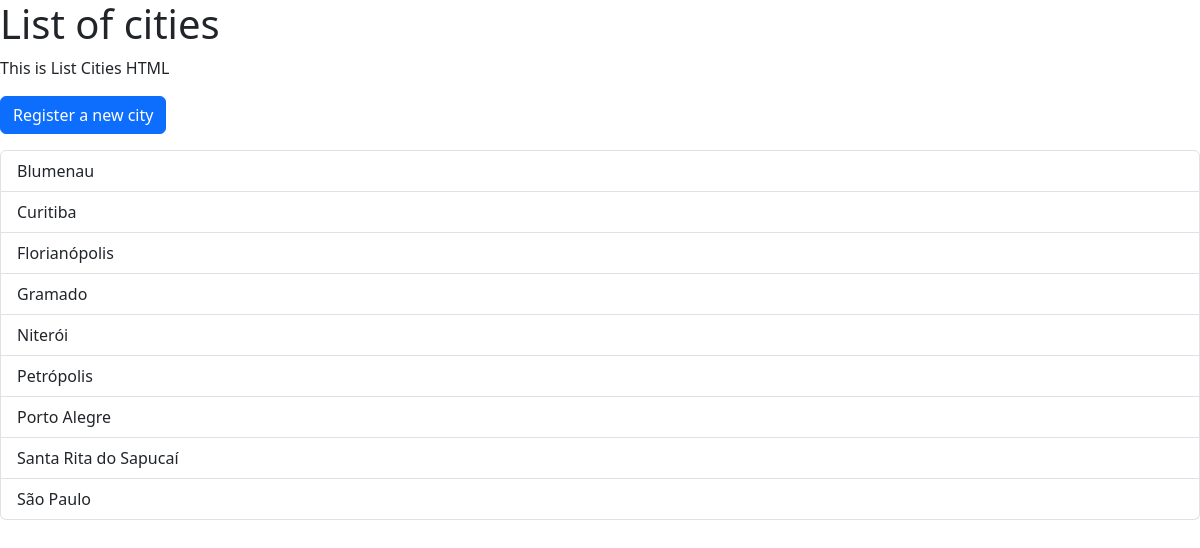
The app's page /cities/, older data.
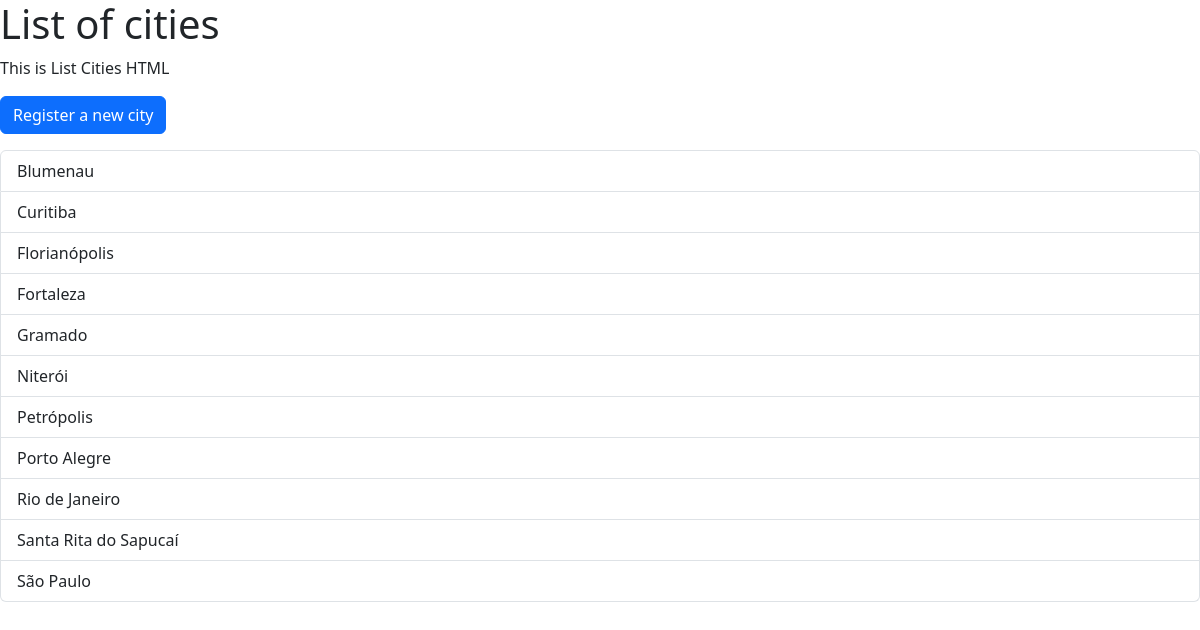
The same page, newer data.
### cadastro/models.py (models this page shows, shortened)
class Cidade(models.Model):
    nome = models.CharField(max_length=100, unique=True)
    is_capital = models.BooleanField(default=False)
    state = models.ForeignKey(State, on_delete=models.PROTECT, null=True, blank=False)
    description = models.TextField(verbose_name="Description", null=True, blank=False)
    class Meta:
        ordering = ['nome']
        verbose_name_plural = 'Cities'

### cadastro/views.py (the view)
# urls.py: path('cities/', Cities.CitiesList.as_view(), name='cities'),
    class CitiesList(ListView):
        context_object_name = 'cities'
        queryset = Cidade.objects.all().order_by('nome')
        template_name = 'cities/list.html'

### cadastro/templates/cities/list.html
{% extends 'base.html' %}
{% block container_div %}
<h1>List of cities</h1>
<p>This is List Cities HTML</p>
<p><a class="btn btn-primary" href="{% url 'create_city' %}">Register a new city</a></p>
<ul class="list-group">
    {% for city in cities %}
        <a class="list-group-item" href="{% url 'detailed_cities' city.id %}">{{ city.nome }}</a>
    {% endfor %}
</ul>
{% endblock %}

### templates/base.html (shortened to what this page needs)
<!DOCTYPE html>
<html lang="en">
<head>
    <link href="https://cdn.jsdelivr.net/npm/bootstrap@5.3.2/dist/css/bootstrap.min.css" rel="stylesheet">
</head>
<body>
    <div class=container">
        {% block container_div %}{% endblock %}
    </div>
</body>
</html>

Row changes from the older to the newer data that the page shows:
added Cidade: nome "Fortaleza"
added Cidade: nome "Rio de Janeiro"
